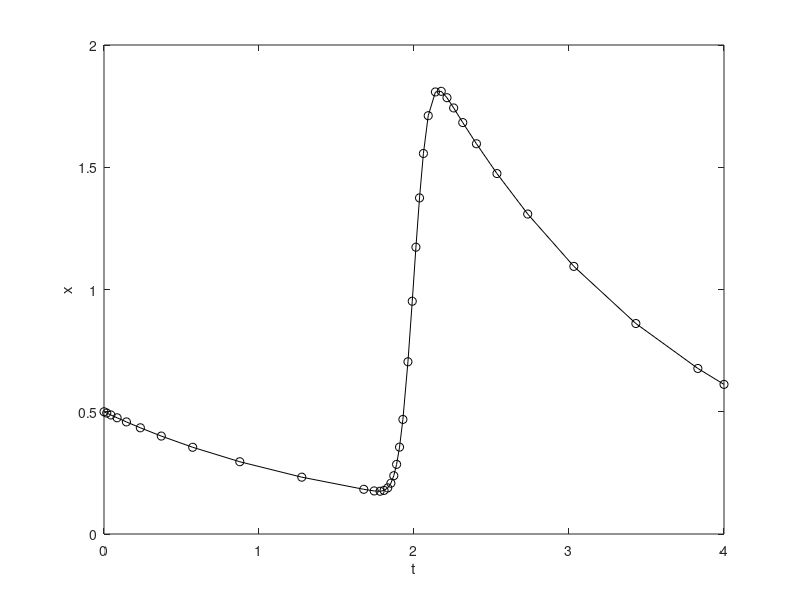

Recreate this plot in MATLAB.
function MP2p02()
 clc
% Solving the ODE for
% 0<t<4 with x(0)=0.5
[t,x]=ode23(@dxdt,[0 4],0.5);
plot(t,x,'ko-')
xlabel('t');
ylabel('x');
 
 
function xp=dxdt(t,x)
xp=10*exp(-(t-2)^2/(2*0.075^2))-0.6*x;
